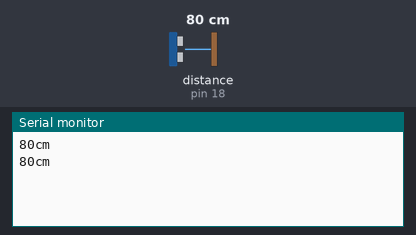
The sketch below on a simulated Arduino Uno, built with avr-gcc and run on an emulated ATmega328P. Shown: the last lines printed to the serial monitor. Inputs (shaded band) come from the test bench; at power-on: distance to the obstacle (sensor on pin 18) 80 cm. The echo pulse lasts 58.3 µs per cm.

Above: at 2.2 s.
2.3 s: distance to the obstacle (sensor on pin 18) set to 2 cm
At 3.6 s:
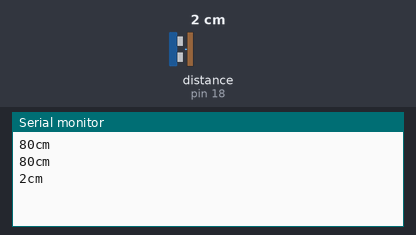
3.8 s: distance to the obstacle (sensor on pin 18) set to 4 cm
At 4.9 s:
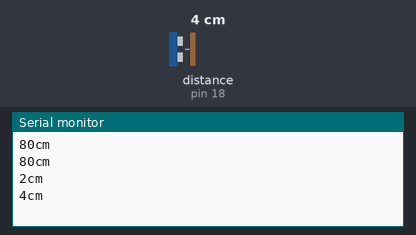
Timing chart, 0 to 6.8 s (numbered marks = the images above; inputs shaded):
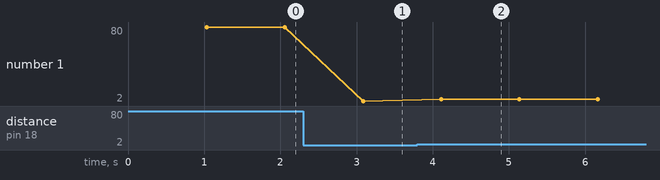

Measured:
- after the input at 2.3 s, the serial monitor: prints a new line after 0.79 s (image 1)
- after the input at 3.8 s, the serial monitor: prints a new line after 0.31 s (image 2)
- plotted number 1: 80 → 2 after the input at 2.3 s, 2 → 4 after the input at 3.8 s

The sketch:

ultrasonic_sensor.ino
```cpp
#include "SR04.h"

#define TRIG_PIN 18
#define ECHO_PIN 19

SR04 sr04 = SR04(ECHO_PIN, TRIG_PIN);
long distance;

void setup() {
  pinMode(TRIG_PIN, OUTPUT);
  pinMode(ECHO_PIN, INPUT);
  Serial.begin(9600);
  delay(1000);
}

void loop() {

  // from SR04 library
  // pulseIn measures how long ECHO stays high = ToF
  // then converts the time to cm
  distance = sr04.Distance();
  Serial.print(distance);
  Serial.println("cm");

  delay(1000);
}
```
